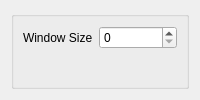
<?xml version="1.0" encoding="UTF-8"?>
<ui version="4.0">
 <class>Form</class>
 <widget class="QWidget" name="Form">
  <property name="windowTitle">
   <string>Form</string>
  </property>
  <layout class="QVBoxLayout" name="verticalLayout">
   <item>
    <widget class="QGroupBox" name="">
     <layout class="QFormLayout" name="formLayout_2">
      <property name="fieldGrowthPolicy">
       <enum>QFormLayout::AllNonFixedFieldsGrow</enum>
      </property>
      <item row="0" column="0">
       <widget class="QLabel" name="windowSizeLabel">
        <property name="text">
         <string>Window Size</string>
        </property>
       </widget>
      </item>
      <item row="0" column="1">
       <widget class="QSpinBox" name="windowSizeSpinBox"/>
      </item>
     </layout>
    </widget>
   </item>
  </layout>
 </widget>
 <resources/>
 <connections/>
</ui>
